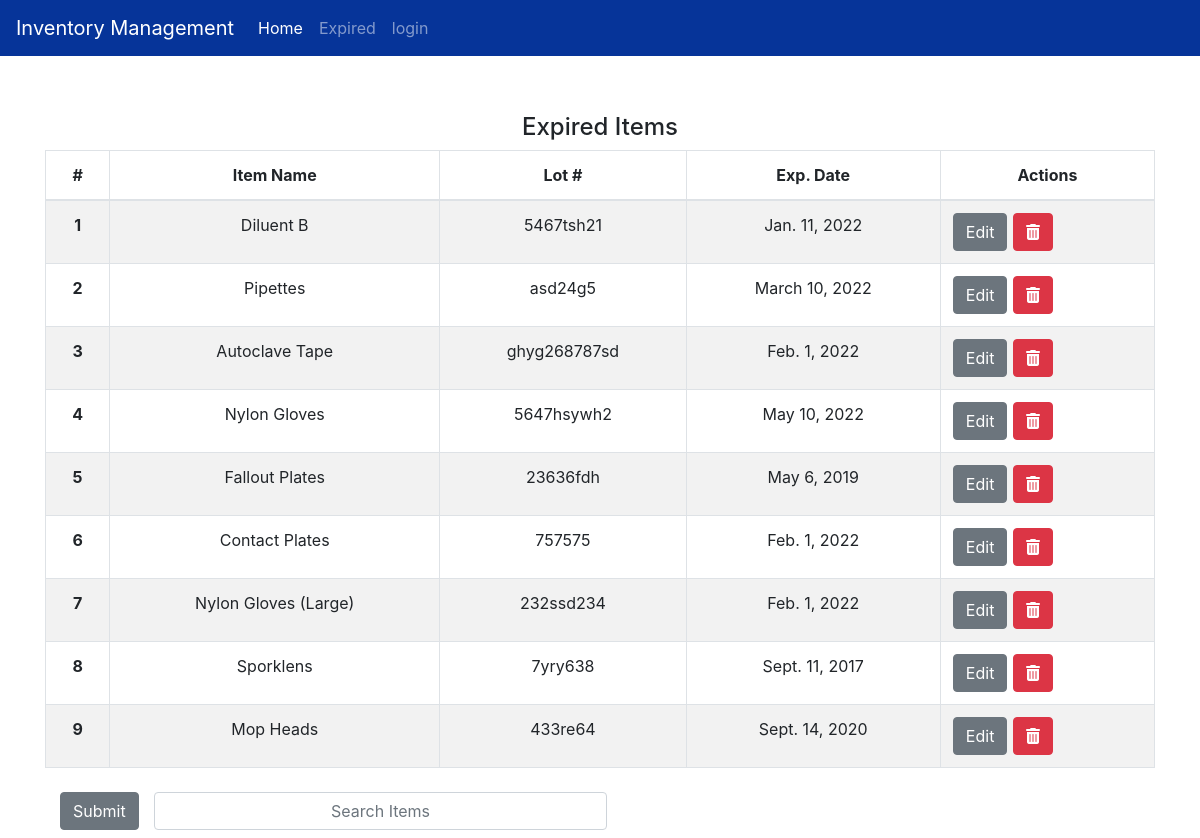
The app's page /expiration_view/ with its own data.
### manager/models.py (models this page shows)
class Item(models.Model):
    item_name = models.CharField(max_length=30, default="")
    lot_number = models.CharField(null=True, blank=True,max_length=50)
    exp_date = models.DateField(null=True,blank=True)
    def __str__(self):
        return self.item_name

### manager/views.py (the view)
# urls.py: path('expiration_view/', views.expiration, name="expiration"),
def expiration(request):
    if request.method == 'GET':
        expirations = Item.objects.filter(exp_date__lte=datetime.now())
        return render(request, 'expiration.html',
        {'expirations': expirations})

### templates/expiration.html (shortened to what this page needs)
{% extends 'index.html' %}
{% block content %}
        <div class="container mx-10 mt-4 text-center">
            <div>
                <h4>Expired Items</h4>
            </div>
            <div class="table-wrapper-scroll-y my-custom-scrollbar">
                <table style="height: 30rem; overflow-y: auto"
                class="table table-responsive-md table-bordered table-hover table-striped mb-md-0">
                  <thead>
                    <tr >
                      <th style="position: relative;" class="header" scope="col">#</th>
                      <th style="position: relative;" class="header" scope="col">Item Name</th>
                      <th style="position: relative;" class="header" scope="col">Lot #</th>
                      <th style="position: relative;" class="header" scope="col">Exp. Date</th>
                      <th style="position: relative;" class="header" scope="col">Actions</th>
                    </tr>
                  </thead>
                  <tbody>
                    {% for expiration in expirations %}
                    <tr class="clickable-row">
                      <th scope="row">{{forloop.counter}}</th>
                      <td>{{expiration}}</td>
                      <td>{{expiration.lot_number}}</td>
                      <td>{{expiration.exp_date}}</td>
                      <td>
                        <div style= "display: flex; flex-direction:row; justify-content: flex-start;">
                              <a type="button" type="button" class="btn btn-secondary" href="{% url 'manager-update' expiration.id %}">Edit</a>
                             <a style="margin-left: 3%;" type="button" class="btn btn-danger" href="{% url 'manager-delete' expiration.id %}" ><i class="fa-solid fa-trash-can"></i
                              ></a>
                        </div>
                    </td>
                </tr>
                {% endfor %}
              </tbody>
            </table>
        </div>
        <div class="container mt-4">
            <form style="border-bottom: 0px; margin-bottom: 8px" id="search" method="POST" action="{% url 'search-results' %}">
                <div class="search-bar">
                  <button
                    class="btn btn-secondary"
                    type="submit"
                    id="button-addon1"
                  >
                    Submit
                  </button>
                  <input
                  type="text"
                  placeholder="Search Items"
                  name="searched"
                  id="search-input"
                  class="form-control"
                  />
                </div>
            </form>
          </div>
    </div>
{% endblock %}

### static/css/style.css (style rules this page uses)
h4 { margin-top: 3% !important; }
.search-bar { max-width: 70%; display: flex; }
.search-bar input { margin-left: 2%; max-width: 60%; min-width: 40%; }

### records on screen
Item: item_name "Diluent B", lot_number "5467tsh21", exp_date "Jan. 11, 2022"
Item: item_name "Pipettes", lot_number "asd24g5", exp_date "March 10, 2022"
Item: item_name "Autoclave Tape", lot_number "ghyg268787sd", exp_date "Feb. 1, 2022"
Item: item_name "Nylon Gloves", lot_number "5647hsywh2", exp_date "May 10, 2022"
Item: item_name "Fallout Plates", lot_number "23636fdh", exp_date "May 6, 2019"
Item: item_name "Contact Plates", lot_number "757575", exp_date "Feb. 1, 2022"
Item: item_name "Nylon Gloves (Large)", lot_number "232ssd234", exp_date "Feb. 1, 2022"
Item: item_name "Sporklens", lot_number "7yry638", exp_date "Sept. 11, 2017"
Item: item_name "Mop Heads", lot_number "433re64", exp_date "Sept. 14, 2020"
